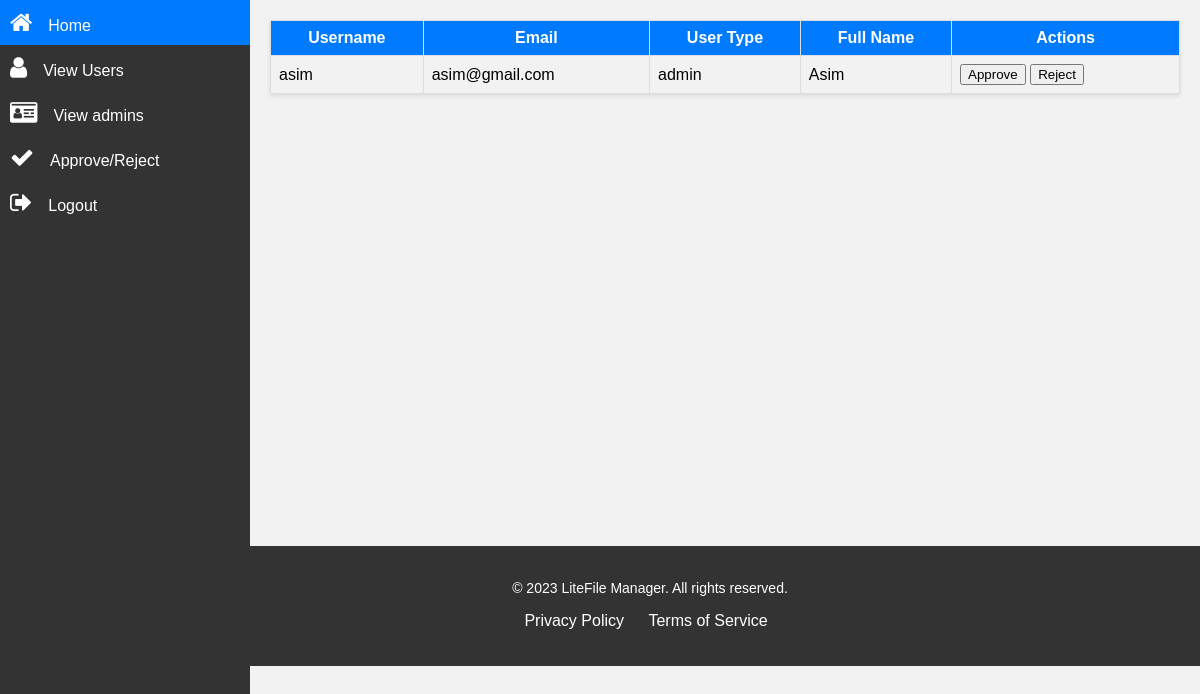
/adminapproval.php, run on the app's committed database.
### tables this page shows
CREATE TABLE `signup_requests` (
  `full_name` varchar(50) NOT NULL,
  `username` varchar(50) NOT NULL,
  `email` varchar(50) NOT NULL,
  `password` varchar(50) NOT NULL,
  `user_type` varchar(50) NOT NULL,
  `reject` int(50) NOT NULL
);

### adminapproval.php (the view, shortened to what this page needs)
<!DOCTYPE html>
<html>
<head>
  <link rel="stylesheet" href="https://cdnjs.cloudflare.com/ajax/libs/font-awesome/4.7.0/css/font-awesome.min.css">
  <link rel="stylesheet" href="css/sidebar.css">
  <link rel="stylesheet" href="css/footernav.css">
</head>
<body>
  <div class="sidebar">
    <a href="admin_dashboard.php"><i class="fa fa-home" style="font-size:24px"></i>&emsp;Home</a>
    <a href="viewstudents.html"><i class="fa fa-user" style="font-size:24px"></i>&emsp;View Users</a>
    <a href="viewadmins.html"><i class='fa fa-id-card' style='font-size:24px'></i>&emsp;View admins</a>
    <a href="adminapproval.php"><i class='fa fa-check' style='font-size:24px'></i>&emsp;Approve/Reject</a>
    <a href="login.html"><i class='fa fa-sign-out' style='font-size:24px'></i>&emsp;Logout</a>
  </div>
  <div class="content">
  <?php
include('conn.php');
$result = $conn->query("SELECT * FROM signup_requests");
if ($result->num_rows > 0) {
    echo "<table border='1'>
    <tr>
    <th>Username</th>
    <th>Email</th>
    <th>User Type</th>
    <th>Full Name</th>
    <th>Actions</th>
    </tr>";
    while ($row = $result->fetch_assoc()) {
        echo "<tr>
        <td>{$row['username']}</td>
        <td>{$row['email']}</td>
        <td>{$row['user_type']}</td>
        <td>{$row['full_name']}</td>
        <td>
            <form method='post' action=''>
                <input type='hidden' name='username' value='{$row['username']}'>
                <button type='submit' name='approve'>Approve</button>
                <button type='submit' name='reject'>Reject</button>
            </form>
        </td>
        </tr>";
    }
    echo "</table>";
} else {
    echo "No signup requests found.";
}
?>
  </div>
  <p style="padding-top:400px"></p>
  <div class="footer">
        <div class="footer-content">
            <p style="padding-left:100px">&copy; 2023 LiteFile Manager. All rights reserved.</p>
            <ul>
                <li><a href="#">&emsp;&emsp;&emsp;&emsp;&emsp;&emsp;&emsp;Privacy Policy</a></li>
                <li><a href="#">Terms of Service</a></li>
            </ul>
        </div>
    </div>
</body>
</html>

### css/sidebar.css (style rules this page uses)
body { margin: 0; padding: 0; }
.sidebar { width: 250px; height: 100%; position: fixed; top: 0; left: 0; background-color: #333; color: #fff; }
.sidebar a { text-decoration: none; color: #fff; display: block; padding: 10px; transition: background-color 0.3s; }
.content { margin-left: 250px; padding: 20px; }
table { width: 100%; border-collapse: collapse; box-shadow: 0 2px 4px rgba(0, 0, 0, 0.1); }
th { background-color: #007bff; color: #fff; padding: 10px; }
tr:nth-child(even) { background-color: #f2f2f2; }
td, th { border: 1px solid #ddd; padding: 8px; }

### css/footernav.css (style rules this page uses)
.footer { background-color: #333; color: #fff; padding: 20px; text-align: center; }
.footer-content { max-width: 800px; max-height: 400px; margin: 0 auto; }
.footer-content p { font-size: 14px; }
.footer-content ul { list-style: none; padding: 0; }
.footer-content li { display: inline; margin-right: 20px; }
.footer-content a { color: #fff; text-decoration: none; }

### adminapproval.php (style rules this page uses)
body { font-family: Arial, sans-serif; background-color: #f2f2f2; }

### data on the page
signup_requests: username "asim", email "asim@gmail.com", user_type "admin", full_name "Asim"
